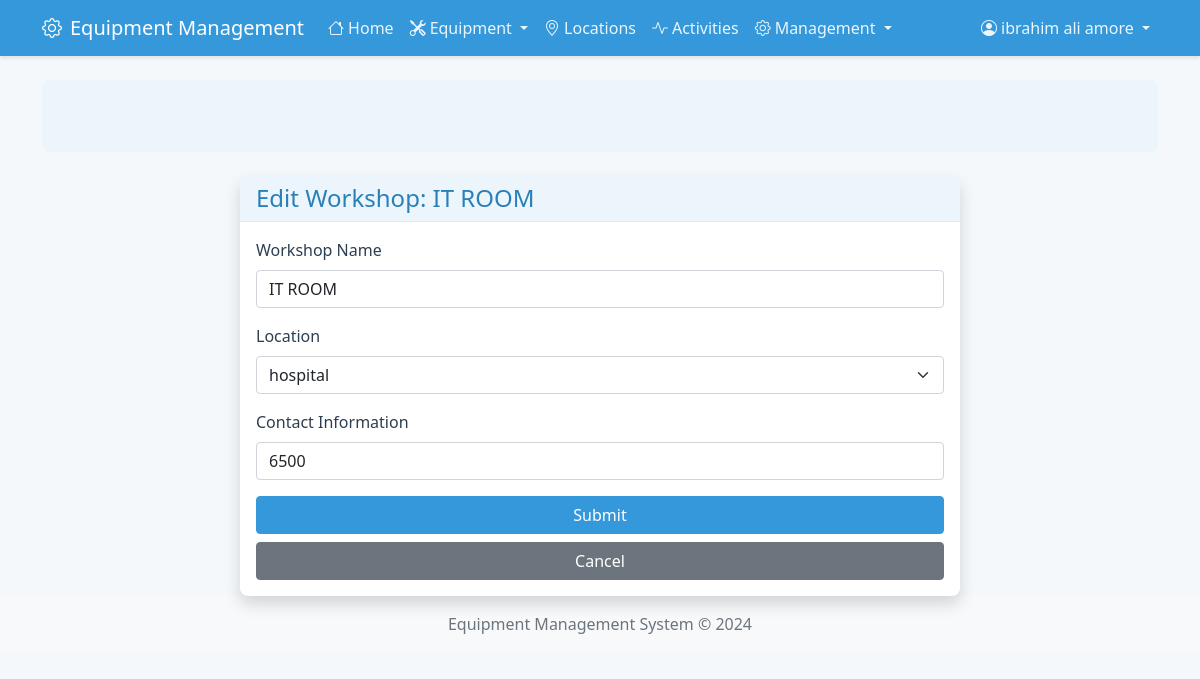
Page /workshops/1/edit (signed in) on the committed database.
### app/models/tables.py (models this page shows, shortened)
class User(UserMixin, db.Model):
    __tablename__ = "user"
    staffno = db.Column(db.Integer, primary_key=True, index=True)
    staffname = db.Column(db.String(100), nullable=False)
    password = db.Column(db.String(300), nullable=False)
    isadmin = db.Column(db.Boolean, nullable=False, default=False)
    equipment_registers = db.relationship("EquipmentRegister", back_populates="user")
    activities = db.relationship("EquipmentActivity", back_populates="user")

class Workshop(db.Model):
    __tablename__ = "workshop"
    wid = db.Column(db.Integer, primary_key=True)
    workshopname = db.Column(db.String(100), nullable=False)
    contact = db.Column(db.String(100))
    locid = db.Column(db.Integer, db.ForeignKey('location.locid'), nullable=False)
    location = db.relationship('Location', backref=db.backref('workshops', lazy=True))
    equipment_activities = db.relationship("EquipmentActivity", back_populates="workshop")

### app/routes/workshop.py (the view, shortened to what this page needs)
@bp.route('/<int:wid>/edit', methods=['GET', 'POST'])
@login_required
@admin_required
def edit(wid):
    workshop = Workshop.query.get_or_404(wid)
    form = WorkshopForm(obj=workshop)
    return render_template('workshop/edit.html', form=form, workshop=workshop)

### app/forms/workshop.py
class WorkshopForm(FlaskForm):
    workshopname = StringField('Workshop Name', validators=[DataRequired(), Length(max=100)])
    locid = SelectField('Location', coerce=int, validators=[DataRequired()])
    contact = StringField('Contact Information', validators=[Length(max=100)])
    submit = SubmitField('Submit')
    def __init__(self, *args, **kwargs):
        super(WorkshopForm, self).__init__(*args, **kwargs)
        self.locid.choices = [(loc.locid, loc.locname)
                             for loc in Location.query.order_by(Location.locname).all()]

### app/templates/workshop/edit.html (shortened to what this page needs)
{% extends "base.html" %}
{% block content %}
<div class="container">
    <div class="row justify-content-center">
        <div class="col-md-8">
            <div class="card shadow">
                <div class="card-header">
                    <h4 class="card-title mb-0">Edit Workshop: {{ workshop.workshopname }}</h4>
                </div>
                <div class="card-body">
                    <form method="POST" novalidate>
                        <div class="mb-3">
                            {{ form.workshopname.label(class="form-label") }}
                            {{ form.workshopname(class="form-control" + (" is-invalid" if form.workshopname.errors else "")) }}
                        </div>
                        <div class="mb-3">
                            {{ form.locid.label(class="form-label") }}
                            {{ form.locid(class="form-select" + (" is-invalid" if form.locid.errors else "")) }}
                        </div>
                        <div class="mb-3">
                            {{ form.contact.label(class="form-label") }}
                            {{ form.contact(class="form-control" + (" is-invalid" if form.contact.errors else "")) }}
                        </div>
                        <div class="d-grid gap-2">
                            {{ form.submit(class="btn btn-primary") }}
                            <a href="{{ url_for('workshop_bp.index') }}" class="btn btn-secondary">Cancel</a>
                        </div>
                    </form>
                </div>
            </div>
        </div>
    </div>
</div>
{% endblock %}

### app/templates/includes/navbar.html (shortened to what this page needs)
<nav class="navbar navbar-expand-lg navbar-dark bg-primary">
    <div class="container">
        <a class="navbar-brand" href="{{ url_for('main.index') }}">
            <i class="bi bi-gear me-2"></i>Equipment Management
        </a>
        <div class="collapse navbar-collapse" id="navbarMain">
            <ul class="navbar-nav me-auto">
                <li class="nav-item">
                    <a class="nav-link {{ 'active' if request.endpoint == 'main.index' }}"
                       href="{{ url_for('main.index') }}">
                        <i class="bi bi-house me-1"></i>Home
                    </a>
                </li>
                <li class="nav-item dropdown">
                    <a class="nav-link dropdown-toggle {{ 'active' if 'equipment' in request.endpoint }}"
                       href="#"
                       data-bs-toggle="dropdown">
                        <i class="bi bi-tools me-1"></i>Equipment
                    </a>
                </li>
                <li class="nav-item">
                    <a class="nav-link {{ 'active' if request.endpoint == 'location_bp.index' }}"
                       href="{{ url_for('location_bp.index') }}">
                        <i class="bi bi-geo-alt me-1"></i>Locations
                    </a>
                </li>
                <li class="nav-item">
                    <a class="nav-link {{ 'active' if request.endpoint == 'equipment_activity.index' }}"
                       href="{{ url_for('equipment_activity.index') }}">
                        <i class="bi bi-activity me-1"></i>Activities
                    </a>
                </li>
                {% if current_user.isadmin %}
                <li class="nav-item dropdown">
                    <a class="nav-link dropdown-toggle {{ 'active' if 'admin' in request.endpoint }}"
                       href="#"
                       data-bs-toggle="dropdown">
                        <i class="bi bi-gear me-1"></i>Management
                    </a>
                </li>
                {% endif %}
            </ul>
            <ul class="navbar-nav ms-auto">
                {% if current_user.is_authenticated %}
                <li class="nav-item dropdown">
                    <a class="nav-link dropdown-toggle" href="#" data-bs-toggle="dropdown">
                        <i class="bi bi-person-circle me-1"></i>{{ current_user.staffname }}
                    </a>
                </li>
                {% else %}
                <li class="nav-item">
                    <a class="nav-link" href="{{ url_for('auth.login') }}">
                        <i class="bi bi-box-arrow-in-right me-1"></i>Login
                    </a>
                </li>
                {% endif %}
            </ul>
        </div>
    </div>
</nav>

### app/static/css/style.css (style rules this page uses)
:root { --primary-color: #3498db; --primary-light: #ebf5fb; --primary-dark: #2980b9; --secondary-color: #f8f9fa; --text-color: #2c3e50; --border-color: #e3e8ed; --success-color: #2ecc71; --warning-color: #f1c40f; --danger-color: #e74c3c; }
body { background-color: #f5f8fa; color: var(--text-color); }
.navbar { background-color: var(--primary-color) !important; box-shadow: 0 2px 4px rgba(0,0,0,0.1); }
.navbar-dark .navbar-nav .nav-link { color: rgba(255,255,255,0.9); }
.card { border: none; border-radius: 8px; box-shadow: 0 2px 4px rgba(0,0,0,0.05); background-color: #ffffff; transition: transform 0.2s, box-shadow 0.2s; }
.card-header { background-color: var(--primary-light); border-bottom: 1px solid var(--border-color); color: var(--primary-dark); font-weight: 500; }
.btn-primary { background-color: var(--primary-color); border-color: var(--primary-color); }
.form-label { color: var(--text-color); font-weight: 500; }
.navbar { box-shadow: 0 2px 4px rgba(0,0,0,0.1); }
.navbar-brand { font-weight: 500; }
.nav-item { position: relative; }
.nav-item::after { content: ''; position: absolute; width: 0; height: 2px; bottom: 0; left: 50%; background-color: #ffffff; transition: all 0.3s ease; }

### rows in the picture
User: staffname "ibrahim ali amore"
Workshop: workshopname "IT ROOM", locid "hospital", contact "6500"
